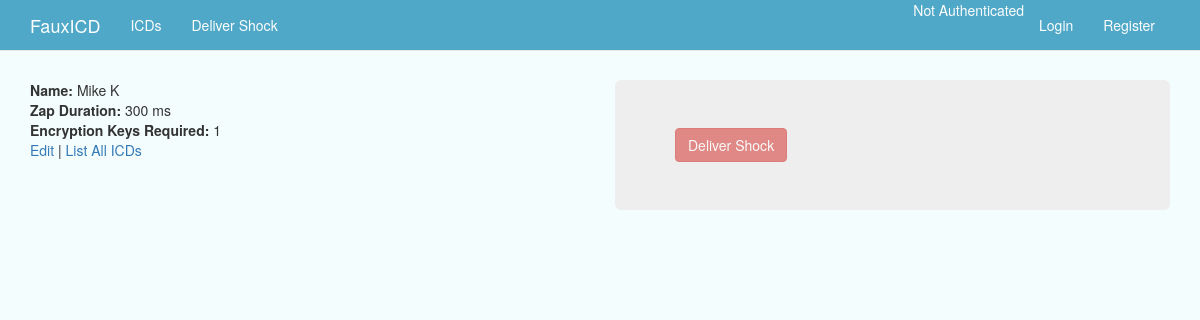
Page /web/icd/1/ on the committed database.
### web/models.py (models this page shows, shortened)
class Icd(models.Model):
    name = models.CharField(max_length=128, unique=True)
    zap_duration = models.IntegerField(default=0) #duration of a zap in milliseconds
    keys_required = models.IntegerField(default=2) #num of encryption keys required to execute

### web/views.py (the view)
# urls.py: url(r'^icd/(?P<id>\d+)/$', views.show_icd, name='show_icd'),
def show_icd(request, id=None):
    if request.method == 'GET':
        if id:
            icd = Icd.objects.get(id=id)
        else:
            icd = None
    else:
        return redirect('icd_index')
    context_dict = {'icd': icd}
    return render(request, 'web/icd.html', context_dict)

### templates/web/icd.html (shortened to what this page needs)
{% extends 'base.html' %}
{% block body_block %}
  <div class="row">
    <div class="col-md-6">
      {% if icd %}
        <b>Name:</b> {{ icd.name }}<br />
        <b>Zap Duration:</b> {{ icd.zap_duration }} ms<br />
        <b>Encryption Keys Required:</b> {{ icd.keys_required }}<br />
      {% endif %}
      <div><a href="{% url 'edit_icd' id=icd.id %}" >Edit</a> | <a href="{% url 'icd_index' %}" >List All ICDs</a></div>
    </div>
    <div class="col-md-6">
      <div class="jumbotron">
        <div class="btn btn-danger{% if not user.is_authenticated %} disabled{% endif %}" id="shock-button">Deliver Shock</div>
      </div>
    </div>
  </div>
{% endblock %}

### public/static/css/custom.css (style rules this page uses)
body { background-color: #F4FDFD; }
#shock-button { horizontal-align:middle; margin-left:auto; margin-right:auto; }

### rows in the picture
Icd: name "Mike K", zap_duration "300", keys_required "1"
